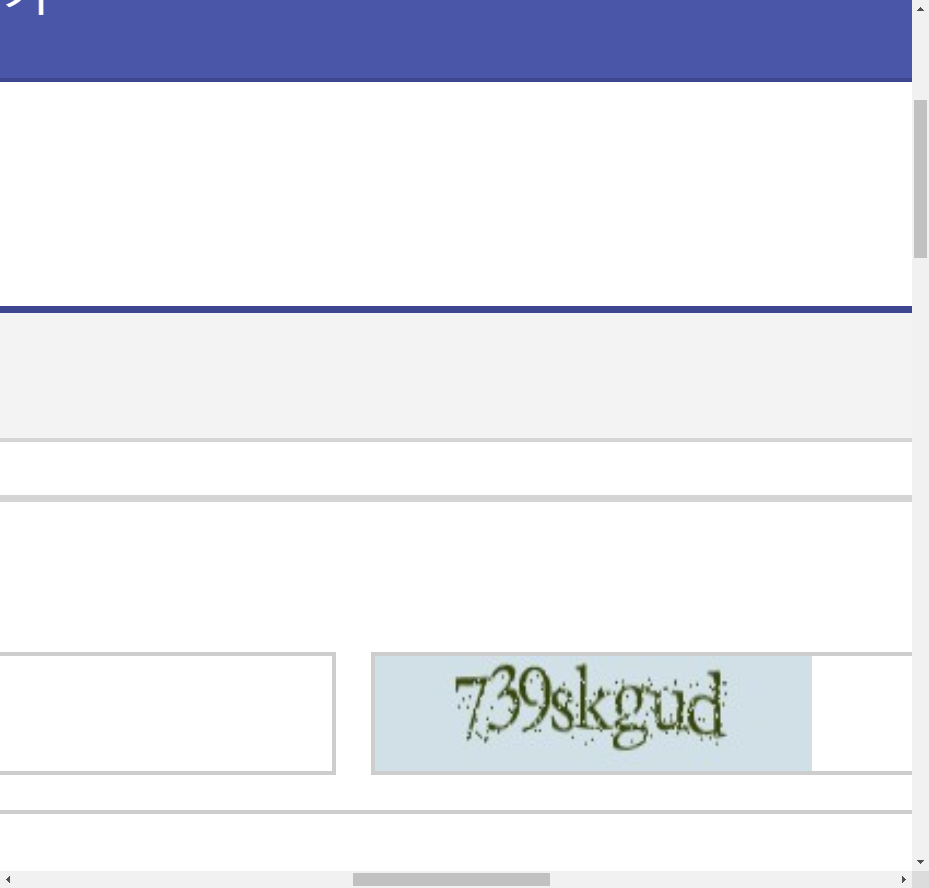
#> input picture screenshot1.png, 929 x 888 px
$ python test.py
#> lines starting #> are read from the running program, lines starting #| are printed output that depends on the picture; after the words box and inside, x2 and y2 are one past the last pixel; in counts of white or black regions, pixels touching at a corner belong together
#OCR 기술
import pytesseract
from PIL import Image, ImageEnhance, ImageFilter
import cv2
from matplotlib import pyplot as plt
import numpy as np
import random
im = Image.open('screenshot1.png').crop((374, 660, 805, 770))
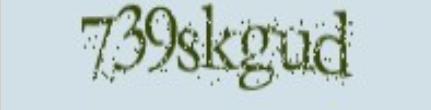
#> im: PIL image 431x110 RGBA; mean R, G, B, A 192.7, 207.4, 207, 255
im = im.filter(ImageFilter.MedianFilter())
enhancer = ImageEnhance.Contrast(im)
im = enhancer.enhance(4)
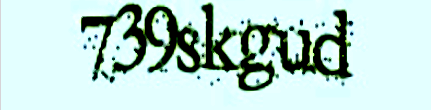
#> im: PIL image 431x110 RGBA; mean R, G, B, A 187.9, 215.7, 210.5, 255
#im = im.convert('1')
im.save('temp2.png')


kernel1 = np.ones((5, 5), np.uint8)
kernel2 = np.ones((4, 4), np.uint8)

im_gray = cv2.imread('temp2.png', cv2.IMREAD_GRAYSCALE)
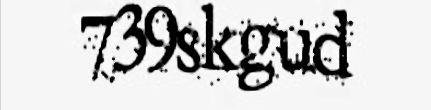
#> im_gray: shape (110, 431); min 0, max 255, mean 206.3
height, width = im_gray.shape[:2]
#> height = 110; width = 431
#im_gray = cv2.resize(im_gray, (int(1.3*width), 2*height), interpolation=cv2.INTER_LINEAR)
#im_gray = cv2.fastNlMeansDenoising(im_gray, None, 3, 7, 21)
(thresh, im_gray) = cv2.threshold(im_gray, 110, 255, cv2.THRESH_BINARY_INV )
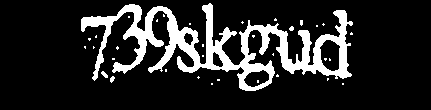
#> im_gray: shape (110, 431); 15.5% white; 34 white regions (31 under 20 px), largest, box (x1, y1, x2, y2) and area: (81, 3, 353, 91) 7104, (101, 71, 108, 78) 28, (110, 76, 115, 83) 23
#im_gray = cv2.morphologyEx(im_gray, cv2.MORPH_CLOSE, kernel1)
im_gray = cv2.morphologyEx(im_gray, cv2.MORPH_OPEN, kernel2)
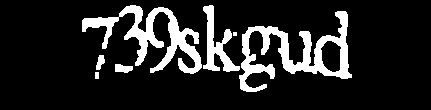
#> im_gray: shape (110, 431); 14.2% white; 7 white regions (1 under 20 px), largest, box (x1, y1, x2, y2) and area: (239, 11, 352, 92) 2945, (82, 5, 202, 74) 2626, (203, 5, 240, 72) 916, (115, 64, 133, 73) 121, (96, 55, 105, 70) 87, (95, 72, 99, 79) 28
cv2.imwrite("tt.png", im_gray)
#> (the run stopped early here; a loop or call above may not have finished)
